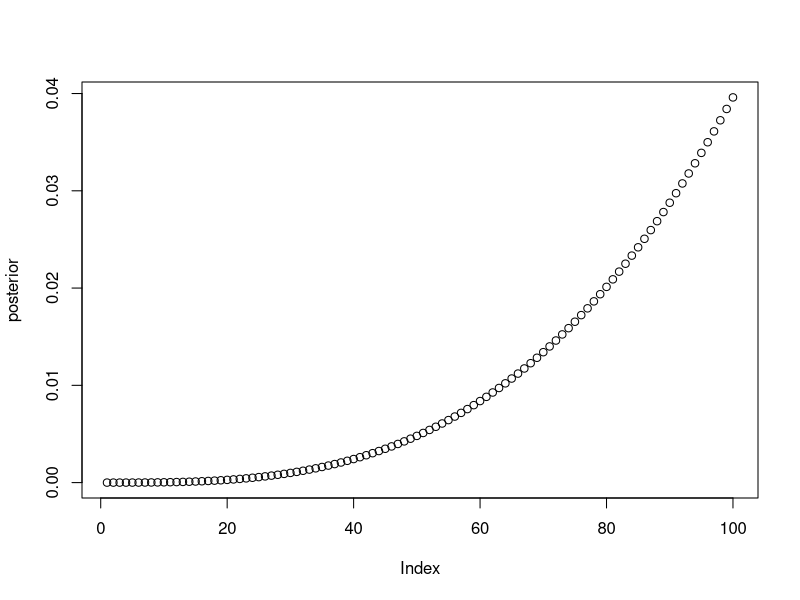

Source code (R):
## ---- chunk 1
library(tidyr)
library(dplyr)
library(ggplot2)
## ---- chunk 2
knitr::opts_chunk$set(echo = TRUE)
p_grid <-seq(0,1,length.out=100)
prior<- rep(1,100)
likelihood<-dbinom(3,3,prob=p_grid)
posterior<-likelihood*prior
posterior<-posterior/sum(posterior)
unst.posterior<-likelihood*prior

Calculate_loss<-function(d) {
  for (i in 1:length(d)) {
    return((abs(d[i]-p_grid)))   #this creates a matrix of p_grid differences; diagnol == zero
  } 
  }

samples<-sample(p_grid,1e4,prob=posterior,replace=T)
plot(posterior)

